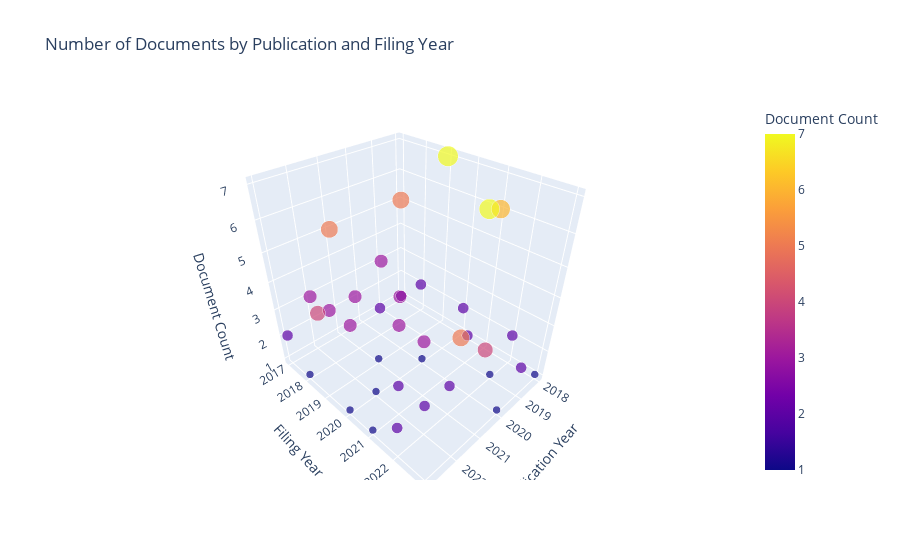

The cell this chart's notebook holds for it:
### Code cell
import pandas as pd
import plotly.express as px
import random
from datetime import datetime, timedelta

# Fonction pour générer des dates aléatoires entre deux dates
def random_dates(start, end, n=10):
    start_u = start.timestamp()
    end_u = end.timestamp()
    return [datetime.fromtimestamp(random.randint(start_u, end_u)) for _ in range(n)]

# Générer des dates aléatoires
publication_dates = random_dates(datetime(2018, 1, 1), datetime(2023, 12, 31), 100)
filing_dates = random_dates(datetime(2017, 1, 1), datetime(2023, 12, 31), 100)
document_numbers = list(range(1, 101))

# Création du DataFrame
data = pd.DataFrame({
    'Publication Date': publication_dates,
    'Filing Date': filing_dates,
    'Document Number': document_numbers
})

# Conversion des colonnes en datetime (si nécessaire)
data['Publication Date'] = pd.to_datetime(data['Publication Date'])
data['Filing Date'] = pd.to_datetime(data['Filing Date'])

# Groupement par année de Publication et de Dépôt
documents_by_dates = data.groupby([data['Publication Date'].dt.year, data['Filing Date'].dt.year])['Document Number'].count().reset_index()
documents_by_dates.columns = ['Publication Year', 'Filing Year', 'Document Count']

# Création de la visualisation 3D
fig = px.scatter_3d(documents_by_dates, x='Publication Year', y='Filing Year', z='Document Count',
                    color='Document Count', size='Document Count', size_max=20,
                    title='Number of Documents by Publication and Filing Year')

# Enregistrement de la visualisation sous forme de fichier HTML
fig.write_html("3d_visualization2.html")

# Affichage de la visualisation
fig.show()

### Figure 1 — Plotly figure (JSON) as saved in the notebook; plotly's stock layout.template omitted (floating-point values rounded to 4 significant figures)
{"data": [{"hovertemplate": "Publication Year=%{x}<br>Filing Year=%{y}<br>Document Count=%{marker.color}<extra></extra>", "legendgroup": "", "marker": {"color": [5, 2, 7, 2, 6, 2, 1, 3, 2, 2, 1, 2, 2, 3, 1, 7, 1, 5, 3, 1, 3, 3, 2, 4, 3, 3, 3, 1, 2, 2, 5, 2, 1, 4, 1, 1, 2], "coloraxis": "coloraxis", "size": [5, 2, 7, 2, 6, 2, 1, 3, 2, 2, 1, 2, 2, 3, 1, 7, 1, 5, 3, 1, 3, 3, 2, 4, 3, 3, 3, 1, 2, 2, 5, 2, 1, 4, 1, 1, 2], "sizemode": "area", "sizeref": 0.0175, "symbol": "circle"}, "mode": "markers", "name": "", "scene": "scene", "showlegend": false, "type": "scatter3d", "x": [2018, 2018, 2018, 2018, 2018, 2018, 2018, 2019, 2019, 2019, 2019, 2019, 2020, 2020, 2020, 2020, 2020, 2021, 2021, 2021, 2021, 2021, 2021, 2021, 2022, 2022, 2022, 2022, 2022, 2022, 2022, 2023, 2023, 2023, 2023, 2023, 2023], "y": [2017, 2018, 2019, 2020, 2021, 2022, 2023, 2017, 2018, 2021, 2022, 2023, 2018, 2019, 2020, 2022, 2023, 2017, 2018, 2019, 2020, 2021, 2022, 2023, 2017, 2018, 2019, 2020, 2021, 2022, 2023, 2017, 2018, 2019, 2020, 2021, 2022], "z": [5, 2, 7, 2, 6, 2, 1, 3, 2, 2, 1, 2, 2, 3, 1, 7, 1, 5, 3, 1, 3, 3, 2, 4, 3, 3, 3, 1, 2, 2, 5, 2, 1, 4, 1, 1, 2]}], "layout": {"coloraxis": {"colorbar": {"title": {"text": "Document Count"}}, "colorscale": [[0, "#0d0887"], [0.1111, "#46039f"], [0.2222, "#7201a8"], [0.3333, "#9c179e"], [0.4444, "#bd3786"], [0.5556, "#d8576b"], [0.6667, "#ed7953"], [0.7778, "#fb9f3a"], [0.8889, "#fdca26"], [1, "#f0f921"]]}, "legend": {"itemsizing": "constant", "tracegroupgap": 0}, "scene": {"domain": {"x": [0, 1], "y": [0, 1]}, "xaxis": {"title": {"text": "Publication Year"}}, "yaxis": {"title": {"text": "Filing Year"}}, "zaxis": {"title": {"text": "Document Count"}}}, "title": {"text": "Number of Documents by Publication and Filing Year"}}}
